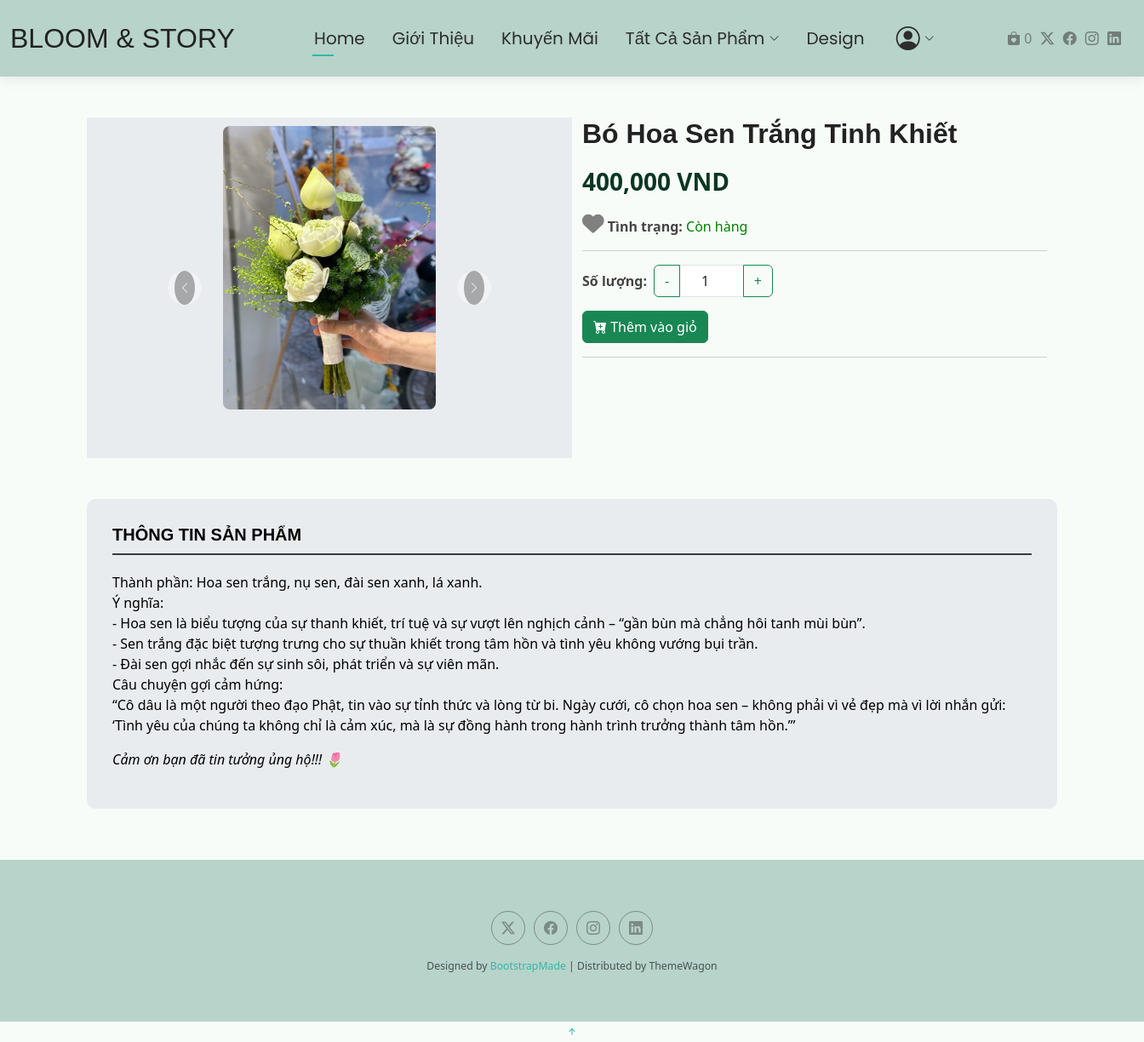
Before: /product/7/ with the older database file.
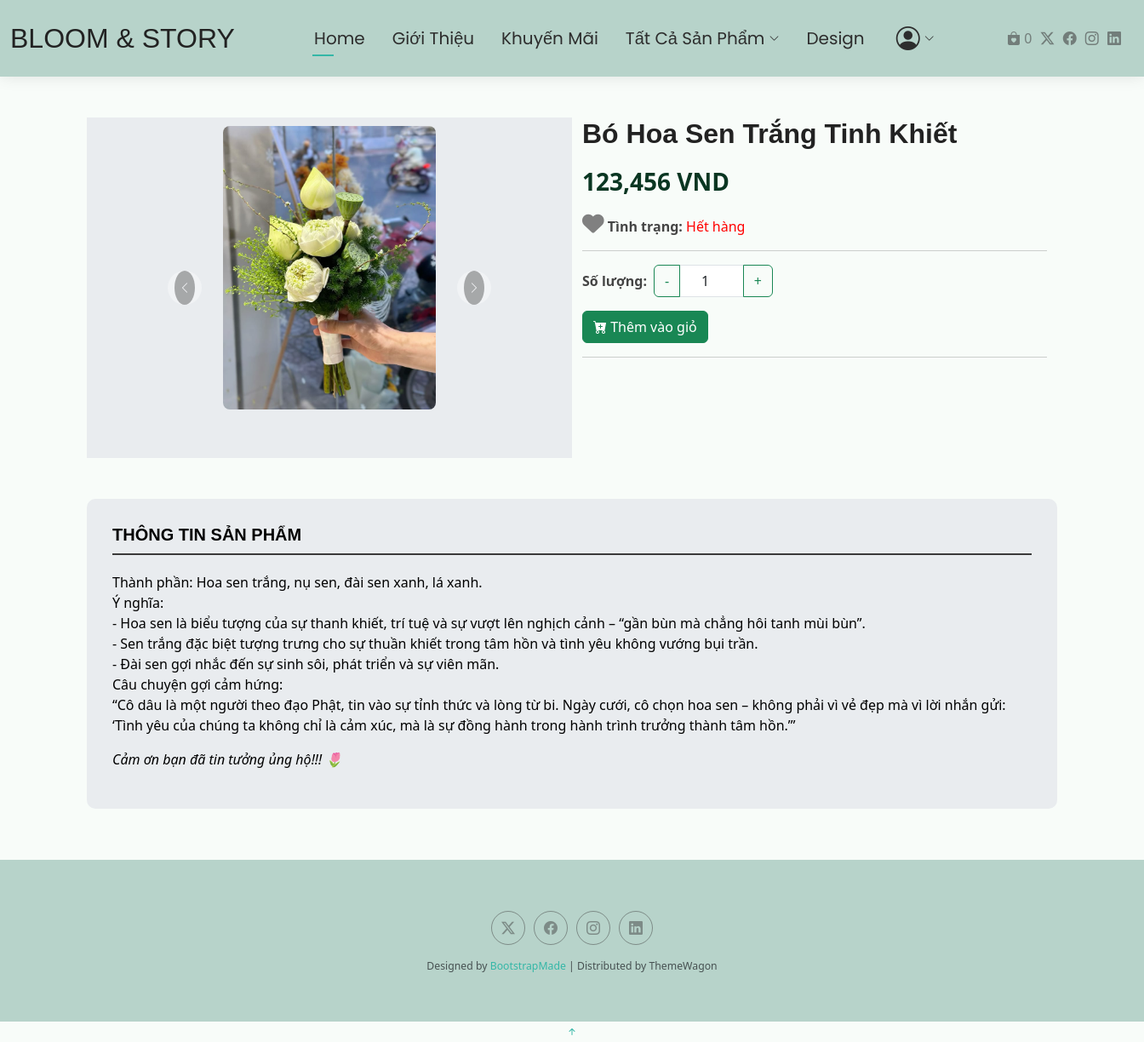
After: the same page with the newer database file.
### product/models.py (models this page shows, shortened)
class Product(models.Model):
    STATUS_CHOICES = [
        ('available', 'Còn hàng'),
        ('out_of_stock', 'Hết hàng'),
    ]
    category = models.ForeignKey(
        Category,
        on_delete=models.CASCADE,
        related_name='products',
        null=True,
        blank=True
    )
    name = models.CharField(max_length=100)
    price = models.FloatField()
    description = models.TextField()
    image = models.ImageField(upload_to='products/', null=True, blank=True)
    is_featured = models.BooleanField(default=False)
    status = models.CharField(
        max_length=20,
        choices=STATUS_CHOICES,
        default='available',
    )

### product/views.py (the view)
# urls.py: path('<int:product_id>/',ProductDetailView.as_view(), name='product_detail'),
class ProductDetailView(DetailView):
    model = Product
    template_name = 'product/product_detail.html'
    context_object_name = 'product'
    pk_url_kwarg = 'product_id'

### cart/context_processors.py (called while the page is built)
def cart_total_quantity(request):
    if request.user.is_authenticated:
        total_quantity = CartItem.objects.filter(user=request.user).aggregate(
            Sum('quantity')
        )['quantity__sum'] or 0
    else:
        cart = request.session.get('cart', {})
        total_quantity = sum(item['quantity'] for item in cart.values())
    print("Session cart:", request.session.get('cart'))
    return {'cart_total_quantity': total_quantity}

### product/templates/product/product_detail.html (shortened to what this page needs)
{% extends 'base.html' %}
{% load static %}
{% load humanize %}
{% block content %}
<div class="container mt-5">
  <div class="row">
    <div class="col-md-6 " style="background-color:#e9ecef" >
      <div class="carousel-wrapper position-relative">
        <div id="productCarousel" class="carousel slide carousel-fade" data-bs-ride="carousel">
          <div class="carousel-inner">
            <div class="carousel-item active">
              <div class="image-wrapper">
                {% if product.image %}
                  <img src="{{ product.image.url }}" class="product-detail-img" alt="{{ product.name }}">
                {% else %}
                  <img src="{% static 'images/no-image.png' %}" class="product-detail-img" alt="Không có ảnh">
                {% endif %}
              </div>
            </div>
          </div>
          <button class="carousel-control-prev" type="button" data-bs-target="#productCarousel" data-bs-slide="prev">
            <span class="carousel-control-prev-icon"></span>
          </button>
          <button class="carousel-control-next" type="button" data-bs-target="#productCarousel" data-bs-slide="next">
            <span class="carousel-control-next-icon"></span>
          </button>
        </div>
      </div>
    </div>
    <div class="col-md-6">
      <h2 class="fw-bold mb-3">{{ product.name }}</h2>
      <p class="product-price">{{ product.price|floatformat:0|intcomma }} VND</p>
      <p class="mb-1">
        <i class="fa-solid fa-heart bookmark-heart" data-product-id="{{ product.id }}"></i>
        <strong>Tình trạng:</strong>
        {% if product.status == 'available' %}
          <span style="color: green;">Còn hàng</span>
        {% else %}
          <span style="color: red;">Hết hàng</span>
        {% endif %}
      </p>
      <hr>
      <form action="{% url 'cart:add_to_cart' product.id %}" method="POST" class="mt-3">
        <div class="d-flex align-items-center mb-3">
          <label for="quantity" class="me-2 fw-bold">Số lượng:</label>
          <div class="input-group" style="width: 140px;">
            <button type="button" class="btn btn-outline-secondary" id="decrease">-</button>
              <input type="number" id="quantity" name="quantity" value="1" min="1" max="{{ product.quantity }}" class="form-control text-center">
            <button type="button" class="btn btn-outline-secondary" id="increase">+</button>
          </div>
        </div>
        <button type="button"
            class="btn btn-success me-2 add-to-cart-btn"
            data-product-id="{{ product.id }}">
          <i class="bi bi-cart-plus-fill"></i> Thêm vào giỏ
        </button>
      </form>
      <hr>
    </div>
    <div class="product-info-section mt-5">
      <h4 class="info-title">THÔNG TIN SẢN PHẨM</h4>
      <div class="product-info-content">
        <p class="mt-3">{{ product.description|linebreaksbr }}</p>
        <p class="thank-text">Cảm ơn bạn đã tin tưởng ủng hộ!!! 🌷</p>
      </div>
    </div>
  </div>
</div>
{% endblock %}

Changed rows visible on the page:
changed Product "Bó Hoa Sen Trắng Tinh Khiết": price "400,000" → "123,456"; status "available" → "out_of_stock" (drawn)
Other visible differences:
text no longer shown: "Còn hàng"
text now shown: "Hết hàng"
